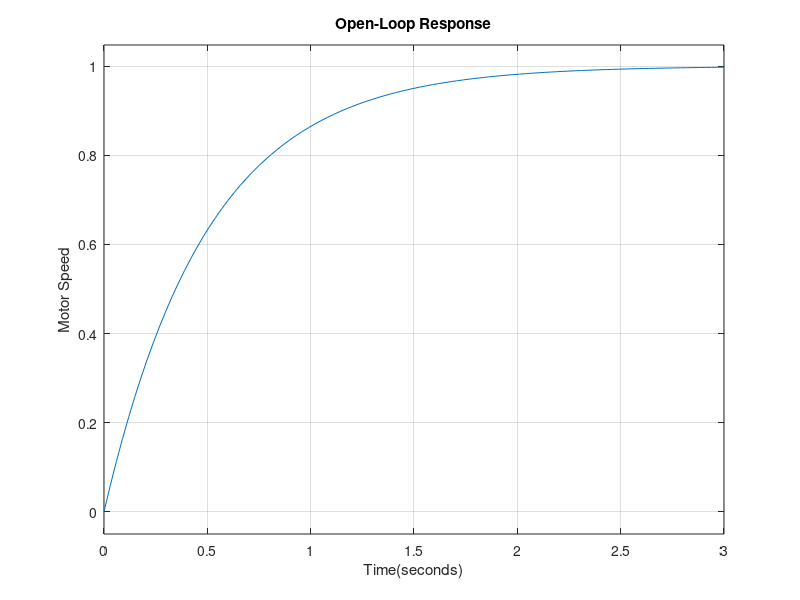

The MATLAB source for this figure:
%Define Parameters
K=1;
tau=0.5;

%Transfer Function
s = tf('s');
G = K / (tau*s + 1);

%Plot Step-Response
figure;
step(G);
title('Open-Loop Response');
xlabel('Time(seconds)');
ylabel('Motor Speed');
% Save
saveas(gcf, 'open_loop_response.png');
